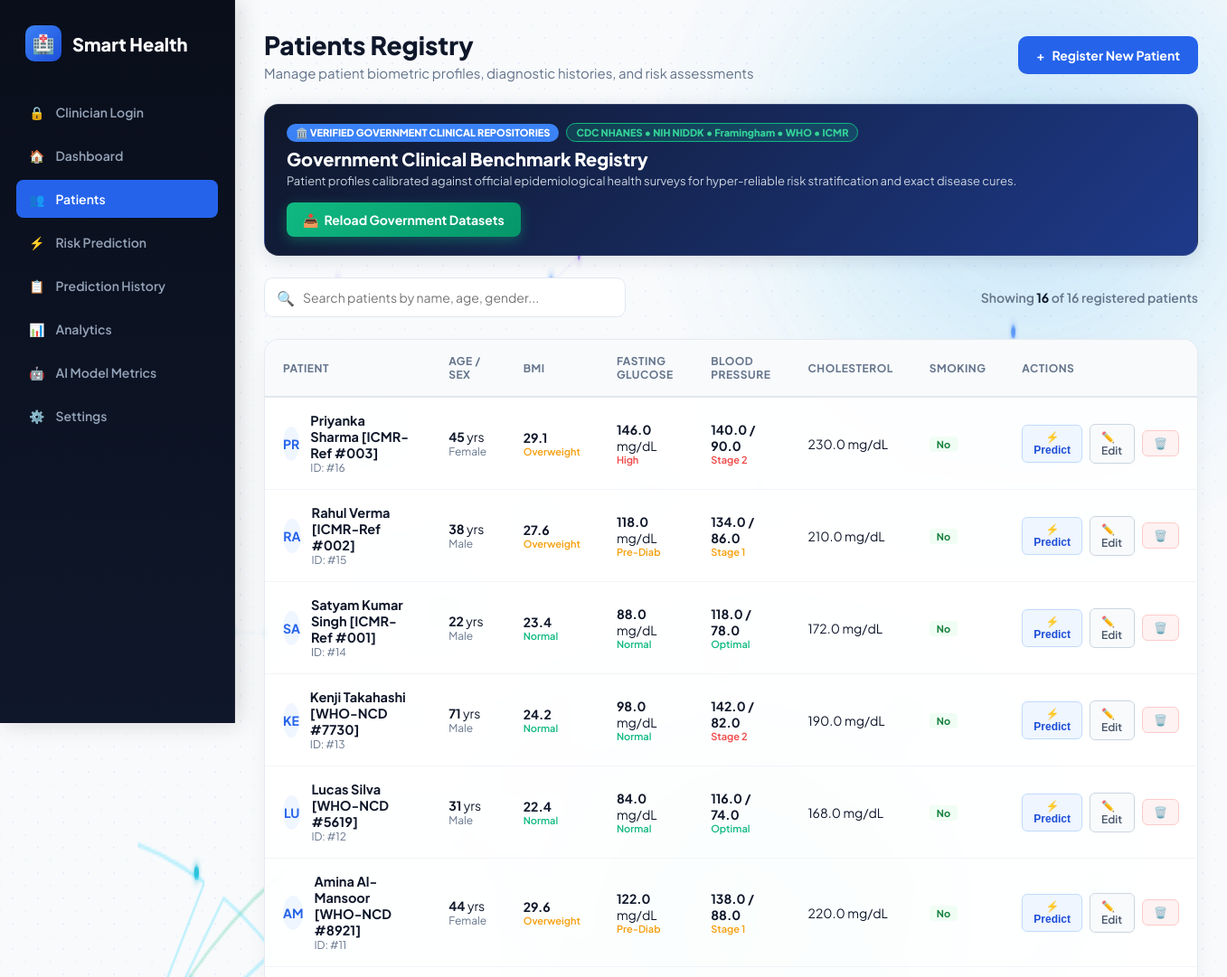
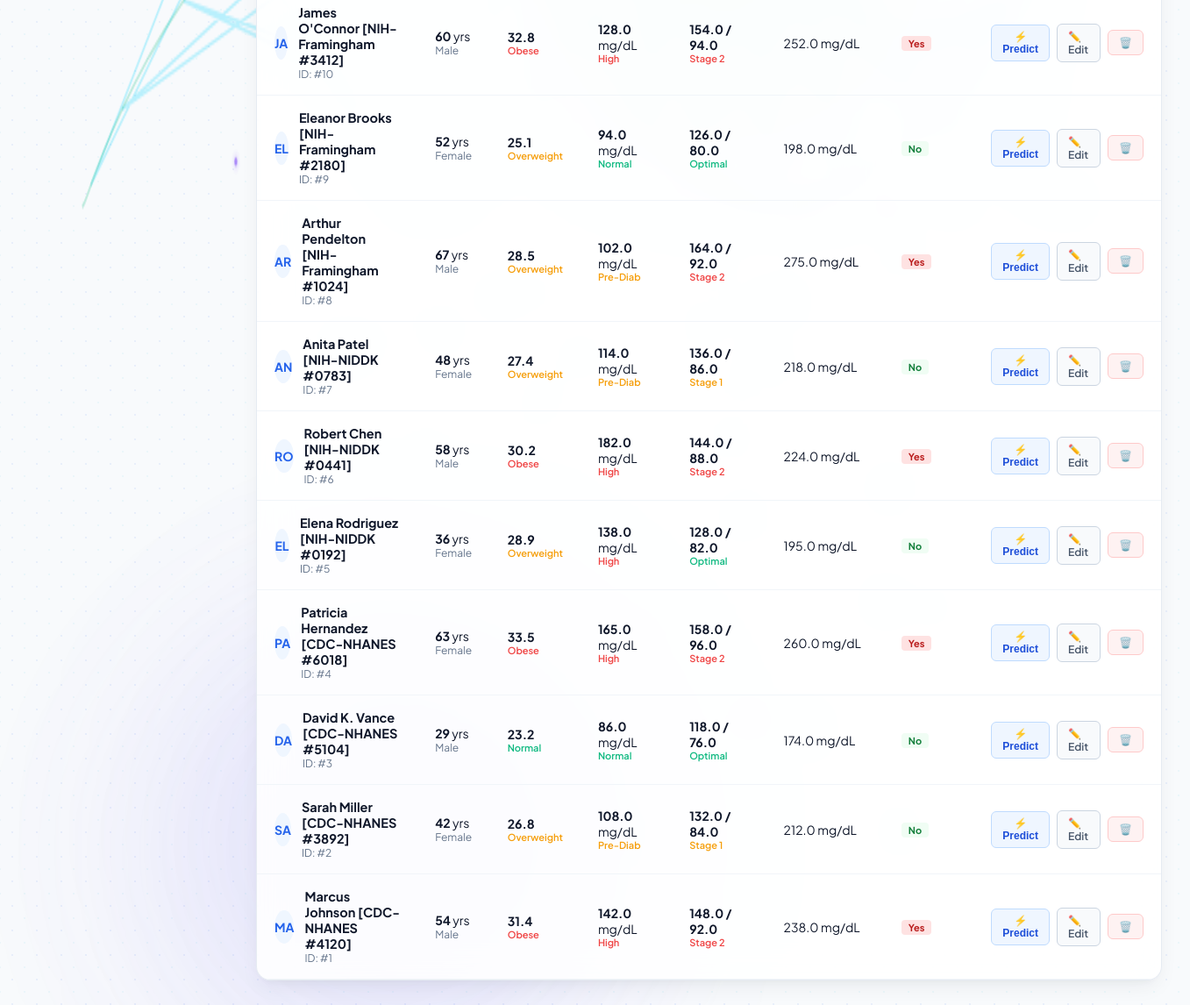
Page /patients on the committed database (2 pictures, top to bottom).
### app.py (models this page shows)
class Patient(db.Model):
    id = db.Column(db.Integer, primary_key=True)
    name = db.Column(db.String(100), nullable=False)
    age = db.Column(db.Integer, nullable=False)
    gender = db.Column(db.String(20), nullable=False)
    bmi = db.Column(db.Float)
    glucose = db.Column(db.Float)
    systolic_bp = db.Column(db.Float)
    diastolic_bp = db.Column(db.Float)
    cholesterol = db.Column(db.Float)
    heart_rate = db.Column(db.Float)
    smoking = db.Column(db.String(10))
    physical_activity = db.Column(db.String(20))
    family_history = db.Column(db.String(10))
    created_at = db.Column(db.DateTime, default=datetime.utcnow)

### app.py (the view)
@app.route("/patients")
def patients():
    all_patients = Patient.query.order_by(Patient.id.desc()).all()
    predictions = Prediction.query.order_by(Prediction.id.desc()).all()
    patient_latest_pred = {}
    for pr in predictions:
        if pr.patient_id not in patient_latest_pred:
            patient_latest_pred[pr.patient_id] = pr
    return render_template(
        "patients.html",
        patients=all_patients,
        patient_latest_pred=patient_latest_pred
    )

### templates/patients.html (shortened to what this page needs)
<!DOCTYPE html>
<html lang="en">
<head>
    <link rel="stylesheet" href="/static/css/style.css">
</head>
<body>
    <div class="ambient-glow-wrapper">
        <div class="ambient-orb orb-1"></div>
    </div>
    <aside class="sidebar">
        <div class="logo">
            <div class="logo-icon">🏥</div>
            <span>Smart Health</span>
        </div>
        <ul class="nav-links">
            <li><a href="/login" class="nav-link"><span>🔒</span> Clinician Login</a></li>
            <li><a href="/" class="nav-link"><span>🏠</span> Dashboard</a></li>
            <li><a href="/patients" class="nav-link active"><span>👥</span> Patients</a></li>
            <li><a href="/prediction" class="nav-link"><span>⚡</span> Risk Prediction</a></li>
            <li><a href="/history" class="nav-link"><span>📋</span> Prediction History</a></li>
            <li><a href="/analytics" class="nav-link"><span>📊</span> Analytics</a></li>
            <li><a href="/models/metrics" class="nav-link"><span>🤖</span> AI Model Metrics</a></li>
            <li><a href="/settings" class="nav-link"><span>⚙️</span> Settings</a></li>
        </ul>
    </aside>
    <main class="main-content">
        <div class="header">
            <div>
                <h1>Patients Registry</h1>
                <p>Manage patient biometric profiles, diagnostic histories, and risk assessments</p>
            </div>
            <div>
                <a href="/patients/add" class="btn btn-primary">
                    <span>+</span> Register New Patient
                </a>
            </div>
        </div>
        <div style="background: linear-gradient(135deg, #0f172a 0%, #1e3a8a 100%); border-radius: var(--radius-lg); padding: 20px 24px; color: #ffffff; margin-bottom: 24px; display: flex; justify-content: space-between; align-items: center; flex-wrap: wrap; gap: 16px; box-shadow: 0 4px 20px rgba(15, 23, 42, 0.12); border: 1px solid rgba(255,255,255,0.1);">
            <div>
                <div style="display: flex; align-items: center; gap: 8px; margin-bottom: 6px;">
                    <span style="background: #3b82f6; color: #ffffff; font-size: 11px; font-weight: 800; padding: 3px 10px; border-radius: 9999px; text-transform: uppercase;">
                        🏛️ Verified Government Clinical Repositories
                    </span>
                    <span style="background: rgba(16, 185, 129, 0.2); color: #34d399; font-size: 11px; font-weight: 800; padding: 3px 10px; border-radius: 9999px; border: 1px solid #10b981;">
                        CDC NHANES • NIH NIDDK • Framingham • WHO • ICMR
                    </span>
                </div>
                <h2 style="font-size: 20px; font-weight: 800; margin: 0 0 4px 0; color: #ffffff;">
                    Government Clinical Benchmark Registry
                </h2>
                <p style="font-size: 13px; color: #cbd5e1; margin: 0;">
                    Patient profiles calibrated against official epidemiological health surveys for hyper-reliable risk stratification and exact disease cures.
                </p>
            </div>
            <div style="display: flex; gap: 10px;">
                <a href="/import_gov_dataset" class="btn" style="background: linear-gradient(135deg, #10b981, #059669); color: white; font-weight: 700; border: none; box-shadow: 0 4px 14px rgba(16, 185, 129, 0.35); text-decoration: none; padding: 10px 18px; border-radius: 8px; display: inline-flex; align-items: center; gap: 6px;" title="Reload official CDC, NIH, and WHO cohorts">
                    <span>📥</span> Reload Government Datasets
                </a>
            </div>
        </div>
        <div class="action-bar">
            <div class="search-box">
                <span class="search-icon">🔍</span>
                <input type="text" id="patientSearch" class="search-input" placeholder="Search patients by name, age, gender..." onkeyup="filterPatients()">
            </div>
            <div style="font-size: 14px; color: var(--text-muted); font-weight: 600;">
                Showing <strong id="visibleCount" style="color: var(--dark);">{{ patients|length }}</strong> of {{ patients|length }} registered patients
            </div>
        </div>
        <div class="table-card">
            <div style="overflow-x: auto;">
                <table id="patientsTable">
                    <thead>
                        <tr>
                            <th>Patient</th>
                            <th>Age / Sex</th>
                            <th>BMI</th>
                            <th>Fasting Glucose</th>
                            <th>Blood Pressure</th>
                            <th>Cholesterol</th>
                            <th>Smoking</th>
                            <th>Actions</th>
                        </tr>
                    </thead>
                    <tbody>
                        {% if patients %}
                            {% for p in patients %}
                            <tr class="patient-row">
                                <td>
                                    <div class="patient-cell">
                                        <div class="avatar-circle">
                                            {{ p.name[:2]|upper }}
                                        </div>
                                        <div>
                                            <strong style="color: var(--dark); font-size: 14.5px;">{{ p.name }}</strong>
                                            <div style="font-size: 12px; color: var(--text-muted);">ID: #{{ p.id }}</div>
                                        </div>
                                    </div>
                                </td>
                                <td>
                                    <strong>{{ p.age }}</strong> yrs
                                    <div style="font-size: 12px; color: var(--text-muted);">{{ p.gender }}</div>
                                </td>
                                <td>
                                    <strong>{{ p.bmi }}</strong>
                                    <div style="font-size: 11px; color: {% if p.bmi >= 30 %}#ef4444{% elif p.bmi >= 25 %}#f59e0b{% else %}#10b981{% endif %}; font-weight: 600;">
                                        {% if p.bmi >= 30 %}Obese{% elif p.bmi >= 25 %}Overweight{% else %}Normal{% endif %}
                                    </div>
                                </td>
                                <td>
                                    <strong>{{ p.glucose }}</strong> mg/dL
                                    <div style="font-size: 11px; color: {% if p.glucose >= 126 %}#ef4444{% elif p.glucose >= 100 %}#f59e0b{% else %}#10b981{% endif %}; font-weight: 600;">
                                        {% if p.glucose >= 126 %}High{% elif p.glucose >= 100 %}Pre-Diab{% else %}Normal{% endif %}
                                    </div>
                                </td>
                                <td>
                                    <strong>{{ p.systolic_bp }} / {{ p.diastolic_bp }}</strong>
                                    <div style="font-size: 11px; color: {% if p.systolic_bp >= 140 %}#ef4444{% elif p.systolic_bp >= 130 %}#f59e0b{% else %}#10b981{% endif %}; font-weight: 600;">
                                        {% if p.systolic_bp >= 140 %}Stage 2{% elif p.systolic_bp >= 130 %}Stage 1{% else %}Optimal{% endif %}
                                    </div>
                                </td>
                                <td>{{ p.cholesterol }} mg/dL</td>
                                <td>
                                    <span class="badge-smoking {% if p.smoking == 'Yes' %}badge-sm-yes{% else %}badge-sm-no{% endif %}">
                                        {{ p.smoking }}
                                    </span>
                                </td>
                                <td>
                                    <div class="actions-cell">
                                        <form action="/predict" method="POST" style="margin: 0; display: inline;">
                                            <button type="submit" class="btn btn-assess btn-sm" title="Run AI Prediction">
                                                ⚡ Predict
                                            </button>
                                        </form>
                                        <a href="/patients/edit/{{ p.id }}" class="btn btn-edit btn-sm" title="Edit Biometrics">
                                            ✏️ Edit
                                        </a>
                                        <a href="/patients/delete/{{ p.id }}" class="btn btn-del btn-sm" onclick="return confirm('Permanently remove {{ p.name }} from registry?');" title="Delete">
                                            🗑️
                                        </a>
                                    </div>
                                </td>
                            </tr>
                            {% endfor %}
                        {% else %}
                            <tr>
                                <td colspan="8" style="text-align: center; padding: 48px; color: var(--text-muted);">
                                    No patients registered yet. Click <strong>+ Register New Patient</strong> above to get started.
                                </td>
                            </tr>
                        {% endif %}
                    </tbody>
                </table>
            </div>
        </div>
    </main>
</body>
</html>

### static/css/style.css (style rules this page uses)
:root { --primary: #2563eb; --primary-dark: #1d4ed8; --primary-light: #eff6ff; --primary-glow: rgba(37, 99, 235, 0.25); --cyan-glow: rgba(6, 182, 212, 0.2); --emerald-glow: rgba(16, 185, 129, 0.2); --sidebar-bg: linear-gradient(180deg, #090e1a 0%, #0f172a 100%); --bg-base: #f1f5f9; --text-main: #0f172a; --text-muted: #64748b; --text-light: #94a3b8; --card-bg: rgba(255, 255, 255, 0.88); --card-border: rgba(226, 232, 240, 0.8); --card-border-glow: rgba(37, 99, 235, 0.3); --shadow-sm: 0 2px 8px rgba(15, 23, 42, 0.04); --shadow-md: 0 10px 25px -5px rgba(15, 23, 42, 0.07), 0 8px 10px -6px rgba(15, 23, 42, 0.04); --shadow-lg: 0 20px 35px -8px rgba(15, 23, 42, 0.12), 0 0 2px rgba(37, 99, 235, 0.15); --radius-sm: 8px; --radius-md: 12px; --radius-lg: 16px; --radius-xl: 20px; --radius-pill: 9999px; }
* { margin: 0; padding: 0; box-sizing: border-box; }
body { font-family: 'Plus Jakarta Sans', -apple-system, BlinkMacSystemFont, 'Segoe UI', Roboto, sans-serif; background-color: #f8fafc; background-image: radial-gradient(rgba(37, 99, 235, 0.07) 1.5px, transparent 1.5px), radial-gradient(rgba(6, 182, 212, 0.05) 1.5px, #f8fafc 1.5px); background-size: 28px 28px; background-position: 0 0, 14px 14px; color: var(--text-main); min-height: 100vh; display: flex; position: relative; overflow-x: hidden; }
.ambient-glow-wrapper { position: fixed; inset: 0; pointer-events: none; z-index: 0; overflow: hidden; }
.ambient-orb { position: absolute; border-radius: 50%; filter: blur(100px); opacity: 0.5; animation: floatGlow 18s ease-in-out infinite alternate; }
.orb-1 { width: 550px; height: 550px; background: radial-gradient(circle, rgba(37, 99, 235, 0.22), rgba(6, 182, 212, 0.15)); top: -100px; right: -50px; }
.card, .panel-card, .table-card, .risk-card, .stat-card, .intel-card, .vital-box { background: var(--card-bg) !important; backdrop-filter: blur(18px) !important; -webkit-backdrop-filter: blur(18px) !important; border: 1px solid var(--card-border) !important; border-radius: var(--radius-lg); box-shadow: var(--shadow-md) !important; position: relative; z-index: 1; transition: transform 0.2s cubic-bezier(0.4, 0, 0.2, 1), box-shadow 0.2s cubic-bezier(0.4, 0, 0.2, 1), border-color 0.2s; }
.sidebar { width: 260px; background: var(--sidebar-bg); color: white; padding: 28px 18px; position: fixed; height: 100vh; overflow-y: auto; z-index: 100; box-shadow: 4px 0 25px rgba(0, 0, 0, 0.15); border-right: 1px solid rgba(255, 255, 255, 0.06); }
.main-content { margin-left: 260px; flex: 1; padding: 32px; position: relative; z-index: 1; }

### rows in the picture
Patient: name "PR", name "Priyanka Sharma [ICMR-Ref #003]", id "16", age "45", gender "Female", bmi "29.1", shows "Overweight", glucose "146.0", shows "High", systolic_bp "140.0", diastolic_bp "90.0", shows "Stage 2", cholesterol "230.0", smoking "No"
Patient: name "RA", name "Rahul Verma [ICMR-Ref #002]", id "15", age "38", gender "Male", bmi "27.6", shows "Overweight", glucose "118.0", shows "Pre-Diab", systolic_bp "134.0", diastolic_bp "86.0", shows "Stage 1", cholesterol "210.0", smoking "No"
Patient: name "SA", name "Satyam Kumar Singh [ICMR-Ref #001]", id "14", age "22", gender "Male", bmi "23.4", shows "Normal", glucose "88.0", systolic_bp "118.0", diastolic_bp "78.0", shows "Optimal", cholesterol "172.0", smoking "No"
Patient: name "KE", name "Kenji Takahashi [WHO-NCD #7730]", id "13", age "71", gender "Male", bmi "24.2", shows "Normal", glucose "98.0", systolic_bp "142.0", diastolic_bp "82.0", shows "Stage 2", cholesterol "190.0", smoking "No"
Patient: name "LU", name "Lucas Silva [WHO-NCD #5619]", id "12", age "31", gender "Male", bmi "22.4", shows "Normal", glucose "84.0", systolic_bp "116.0", diastolic_bp "74.0", shows "Optimal", cholesterol "168.0", smoking "No"
Patient: name "AM", name "Amina Al-Mansoor [WHO-NCD #8921]", id "11", age "44", gender "Female", bmi "29.6", shows "Overweight", glucose "122.0", shows "Pre-Diab", systolic_bp "138.0", diastolic_bp "88.0", shows "Stage 1", cholesterol "220.0", smoking "No"
Patient: name "JA", name "James O'Connor [NIH-Framingham #3412]", id "10", age "60", gender "Male", bmi "32.8", shows "Obese", glucose "128.0", shows "High", systolic_bp "154.0", diastolic_bp "94.0", shows "Stage 2", cholesterol "252.0", smoking "Yes"
Patient: name "EL", name "Eleanor Brooks [NIH-Framingham #2180]", id "9", age "52", gender "Female", bmi "25.1", shows "Overweight", glucose "94.0", shows "Normal", systolic_bp "126.0", diastolic_bp "80.0", shows "Optimal", cholesterol "198.0", smoking "No"
Patient: name "AR", name "Arthur Pendelton [NIH-Framingham #1024]", id "8", age "67", gender "Male", bmi "28.5", shows "Overweight", glucose "102.0", shows "Pre-Diab", systolic_bp "164.0", diastolic_bp "92.0", shows "Stage 2", cholesterol "275.0", smoking "Yes"
Patient: name "AN", name "Anita Patel [NIH-NIDDK #0783]", id "7", age "48", gender "Female", bmi "27.4", shows "Overweight", glucose "114.0", shows "Pre-Diab", systolic_bp "136.0", diastolic_bp "86.0", shows "Stage 1", cholesterol "218.0", smoking "No"
Patient: name "RO", name "Robert Chen [NIH-NIDDK #0441]", id "6", age "58", gender "Male", bmi "30.2", shows "Obese", glucose "182.0", shows "High", systolic_bp "144.0", diastolic_bp "88.0", shows "Stage 2", cholesterol "224.0", smoking "Yes"
Patient: name "EL", name "Elena Rodriguez [NIH-NIDDK #0192]", id "5", age "36", gender "Female", bmi "28.9", shows "Overweight", glucose "138.0", shows "High", systolic_bp "128.0", diastolic_bp "82.0", shows "Optimal", cholesterol "195.0", smoking "No"
Patient: name "PA", name "Patricia Hernandez [CDC-NHANES #6018]", id "4", age "63", gender "Female", bmi "33.5", shows "Obese", glucose "165.0", shows "High", systolic_bp "158.0", diastolic_bp "96.0", shows "Stage 2", cholesterol "260.0", smoking "Yes"
Patient: name "DA", name "David K. Vance [CDC-NHANES #5104]", id "3", age "29", gender "Male", bmi "23.2", shows "Normal", glucose "86.0", systolic_bp "118.0", diastolic_bp "76.0", shows "Optimal", cholesterol "174.0", smoking "No"
Patient: name "SA", name "Sarah Miller [CDC-NHANES #3892]", id "2", age "42", gender "Female", bmi "26.8", shows "Overweight", glucose "108.0", shows "Pre-Diab", systolic_bp "132.0", diastolic_bp "84.0", shows "Stage 1", cholesterol "212.0", smoking "No"
Patient: name "MA", name "Marcus Johnson [CDC-NHANES #4120]", id "1", age "54", gender "Male", bmi "31.4", shows "Obese", glucose "142.0", shows "High", systolic_bp "148.0", diastolic_bp "92.0", shows "Stage 2", cholesterol "238.0", smoking "Yes"

### other values in the picture
{{ patients|length }} "16"
